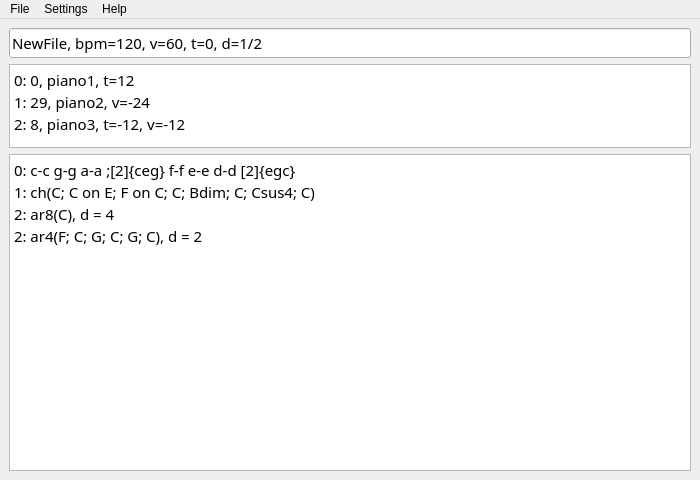
<?xml version="1.0" encoding="UTF-8"?>
<ui version="4.0">
 <class>MainWindow</class>
 <widget class="QMainWindow" name="MainWindow">
  <property name="geometry">
   <rect>
    <x>0</x>
    <y>0</y>
    <width>700</width>
    <height>480</height>
   </rect>
  </property>
  <property name="windowTitle">
   <string>midiTex</string>
  </property>
  <widget class="QWidget" name="centralwidget">
   <layout class="QVBoxLayout" name="verticalLayout">
    <item>
     <widget class="QLineEdit" name="midi_browser">
      <property name="font">
       <font>
        <family>Cascadia Code</family>
        <pointsize>11</pointsize>
       </font>
      </property>
      <property name="text">
       <string>NewFile, bpm=120, v=60, t=0, d=1/2</string>
      </property>
     </widget>
    </item>
    <item>
     <widget class="QTextBrowser" name="track_browser">
      <property name="maximumSize">
       <size>
        <width>16777215</width>
        <height>84</height>
       </size>
      </property>
      <property name="font">
       <font>
        <family>Cascadia Code</family>
        <pointsize>11</pointsize>
       </font>
      </property>
      <property name="cursor" stdset="0">
       <cursorShape>IBeamCursor</cursorShape>
      </property>
      <property name="undoRedoEnabled">
       <bool>false</bool>
      </property>
      <property name="readOnly">
       <bool>false</bool>
      </property>
      <property name="html">
       <string>&lt;!DOCTYPE HTML PUBLIC &quot;-//W3C//DTD HTML 4.0//EN&quot; &quot;http://www.w3.org/TR/REC-html40/strict.dtd&quot;&gt;
&lt;html&gt;&lt;head&gt;&lt;meta name=&quot;qrichtext&quot; content=&quot;1&quot; /&gt;&lt;meta charset=&quot;utf-8&quot; /&gt;&lt;style type=&quot;text/css&quot;&gt;
p, li { white-space: pre-wrap; }
hr { height: 1px; border-width: 0; }
li.unchecked::marker { content: &quot;\2610&quot;; }
li.checked::marker { content: &quot;\2612&quot;; }
&lt;/style&gt;&lt;/head&gt;&lt;body style=&quot; font-family:'Cascadia Code'; font-size:11pt; font-weight:400; font-style:normal;&quot;&gt;
&lt;p style=&quot; margin-top:0px; margin-bottom:0px; margin-left:0px; margin-right:0px; -qt-block-indent:0; text-indent:0px;&quot;&gt;0: 0, piano1, t=12&lt;/p&gt;
&lt;p style=&quot; margin-top:0px; margin-bottom:0px; margin-left:0px; margin-right:0px; -qt-block-indent:0; text-indent:0px;&quot;&gt;1: 29, piano2, v=-24&lt;/p&gt;
&lt;p style=&quot; margin-top:0px; margin-bottom:0px; margin-left:0px; margin-right:0px; -qt-block-indent:0; text-indent:0px;&quot;&gt;2: 8, piano3, t=-12, v=-12&lt;/p&gt;&lt;/body&gt;&lt;/html&gt;</string>
      </property>
      <property name="acceptRichText">
       <bool>false</bool>
      </property>
     </widget>
    </item>
    <item>
     <widget class="QTextBrowser" name="note_browser">
      <property name="font">
       <font>
        <family>Cascadia Code</family>
        <pointsize>11</pointsize>
        <bold>false</bold>
       </font>
      </property>
      <property name="cursor" stdset="0">
       <cursorShape>IBeamCursor</cursorShape>
      </property>
      <property name="locale">
       <locale language="English" country="UnitedStates"/>
      </property>
      <property name="undoRedoEnabled">
       <bool>false</bool>
      </property>
      <property name="readOnly">
       <bool>false</bool>
      </property>
      <property name="html">
       <string>&lt;!DOCTYPE HTML PUBLIC &quot;-//W3C//DTD HTML 4.0//EN&quot; &quot;http://www.w3.org/TR/REC-html40/strict.dtd&quot;&gt;
&lt;html&gt;&lt;head&gt;&lt;meta name=&quot;qrichtext&quot; content=&quot;1&quot; /&gt;&lt;meta charset=&quot;utf-8&quot; /&gt;&lt;style type=&quot;text/css&quot;&gt;
p, li { white-space: pre-wrap; }
hr { height: 1px; border-width: 0; }
li.unchecked::marker { content: &quot;\2610&quot;; }
li.checked::marker { content: &quot;\2612&quot;; }
&lt;/style&gt;&lt;/head&gt;&lt;body style=&quot; font-family:'Cascadia Code'; font-size:11pt; font-weight:400; font-style:normal;&quot;&gt;
&lt;p style=&quot; margin-top:0px; margin-bottom:0px; margin-left:0px; margin-right:0px; -qt-block-indent:0; text-indent:0px;&quot;&gt;0: c-c g-g a-a ;[2]{ceg} f-f e-e d-d [2]{egc}&lt;/p&gt;
&lt;p style=&quot; margin-top:0px; margin-bottom:0px; margin-left:0px; margin-right:0px; -qt-block-indent:0; text-indent:0px;&quot;&gt;1: ch(C; C on E; F on C; C; Bdim; C; Csus4; C)&lt;/p&gt;
&lt;p style=&quot; margin-top:0px; margin-bottom:0px; margin-left:0px; margin-right:0px; -qt-block-indent:0; text-indent:0px;&quot;&gt;2: ar8(C), d = 4&lt;/p&gt;
&lt;p style=&quot; margin-top:0px; margin-bottom:0px; margin-left:0px; margin-right:0px; -qt-block-indent:0; text-indent:0px;&quot;&gt;2: ar4(F; C; G; C; G; C), d = 2&lt;/p&gt;&lt;/body&gt;&lt;/html&gt;</string>
      </property>
      <property name="acceptRichText">
       <bool>false</bool>
      </property>
     </widget>
    </item>
   </layout>
  </widget>
  <widget class="QMenuBar" name="menubar">
   <property name="geometry">
    <rect>
     <x>0</x>
     <y>0</y>
     <width>700</width>
     <height>22</height>
    </rect>
   </property>
   <widget class="QMenu" name="menu_F">
    <property name="title">
     <string>File</string>
    </property>
    <addaction name="actionnew"/>
    <addaction name="actionopen"/>
    <addaction name="actionsave"/>
    <addaction name="separator"/>
    <addaction name="actionrun"/>
   </widget>
   <widget class="QMenu" name="menu_H">
    <property name="title">
     <string>Help</string>
    </property>
    <addaction name="actionprogram_list"/>
    <addaction name="actionPrograma_Rule_Ctrl_R"/>
   </widget>
   <widget class="QMenu" name="menu_S">
    <property name="title">
     <string>Settings</string>
    </property>
    <addaction name="actionresult"/>
    <addaction name="actioncolor"/>
   </widget>
   <addaction name="menu_F"/>
   <addaction name="menu_S"/>
   <addaction name="menu_H"/>
  </widget>
  <action name="actionnew">
   <property name="text">
    <string>New (Ctrl + N)</string>
   </property>
  </action>
  <action name="actionopen">
   <property name="text">
    <string>Open (Ctrl + O)</string>
   </property>
  </action>
  <action name="actionsave">
   <property name="text">
    <string>Save (Ctrl + Shift + S)</string>
   </property>
  </action>
  <action name="actionprogram_list">
   <property name="text">
    <string>Program List (Ctrl + P)</string>
   </property>
  </action>
  <action name="actionrun">
   <property name="text">
    <string>Save &amp; Run (Ctrl + S)</string>
   </property>
  </action>
  <action name="actionPrograma_Rule_Ctrl_R">
   <property name="text">
    <string>Gramma Rules(Ctrl + G)</string>
   </property>
  </action>
  <action name="actionresult">
   <property name="checkable">
    <bool>true</bool>
   </property>
   <property name="checked">
    <bool>true</bool>
   </property>
   <property name="text">
    <string>Show Result</string>
   </property>
  </action>
  <action name="actioncolor">
   <property name="checkable">
    <bool>true</bool>
   </property>
   <property name="checked">
    <bool>true</bool>
   </property>
   <property name="text">
    <string>Colorful Text</string>
   </property>
  </action>
 </widget>
 <resources/>
 <connections/>
</ui>
